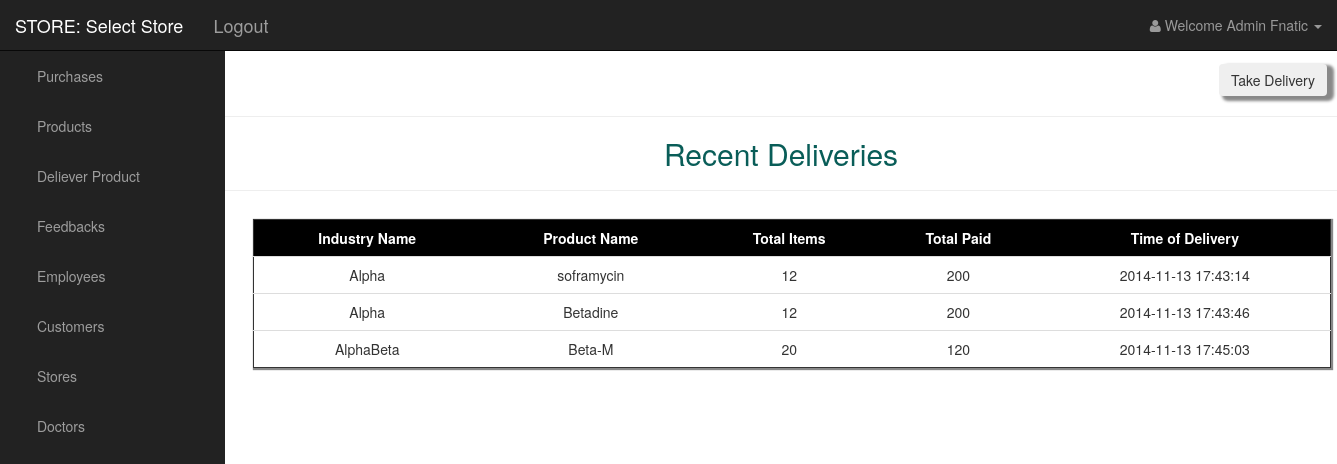
The page /delivery.php (signed in) on the database its author committed.
### tables this page shows
CREATE TABLE DELIVERY(
	industry_id INT NOT NULL,
	product_name CHAR(30) NOT NULL,
	total_items INT,
	time_of_delivery TIMESTAMP DEFAULT CURRENT_TIMESTAMP,
	total_paid INT,
	store_id INT,
	FOREIGN KEY (store_id) REFERENCES STORE(store_id),
	FOREIGN KEY (industry_id) REFERENCES INDUSTRY(industry_id),
	FOREIGN KEY (product_name) REFERENCES PRODUCT(product_name)
);

CREATE TABLE INDUSTRY(
	industry_id INT NOT NULL AUTO_INCREMENT,
	address CHAR(50),
	industry_name CHAR(30) NOT NULL,
	PRIMARY KEY(industry_id)
);

### _delivery.php (the view, shortened to what this page needs)
<button class="btn" id="toggle" style="margin-left:71em;margin-top:1em;border: 0px solid;box-shadow: 5px 3px 3px 2px #888888">Take Delivery</button>
<hr>
<h2 style="color:#095d58;text-align:center">Recent Deliveries</h2>
<hr>
<table class='table table-hover' border="0" style="margin-top:2em;margin-left:2em;width:77em;border:1px solid ;box-shadow: 1px 1px 1px 1px #888888">
<thead style="color:white;text-align:center;background-color:black;font-weight:bold;">
<td>Industry Name</td>
<td>Product Name</td>
<td>Total Items</td>
<td>Total Paid</td>
<td>Time of Delivery</td>
</thead>
<?php
$db = mysqli_connect('localhost', 'root', '123123', 'APOLLO');
$query = "select * from DELIVERY D JOIN INDUSTRY I ON (D.industry_id=I.industry_id)";
$result = $db->query($query);
while($row = $result->fetch_array()){
   echo "<tr style='text-align:center'><td>".$row['industry_name']."</td>";
    echo "<td>".$row['product_name']."</td>";
    echo "<td>".$row['total_items']."</td>";
    echo "<td>".$row['total_paid']."</td>";
    echo "<td>".$row['time_of_delivery']."</td></tr>";
}
echo "</table>";
?>

### static/css/sb-admin.css (style rules this page uses)
body { margin-top: 100px; background-color: white; }
@media (min-width:768px) { body { margin-top: 50px; } }

### rows shown on the page
delivery: industry.industry_name "Alpha", product_name "soframycin", total_items "12", total_paid "200", time_of_delivery "2014-11-13 17:43:14"
delivery: industry.industry_name "Alpha", product_name "Betadine", total_items "12", total_paid "200", time_of_delivery "2014-11-13 17:43:46"
delivery: industry.industry_name "AlphaBeta", product_name "Beta-M", total_items "20", total_paid "120", time_of_delivery "2014-11-13 17:45:03"

### other values the page prints
$_SESSION['store_name'] "Select Store"
$_SESSION['username'] "Fnatic"
